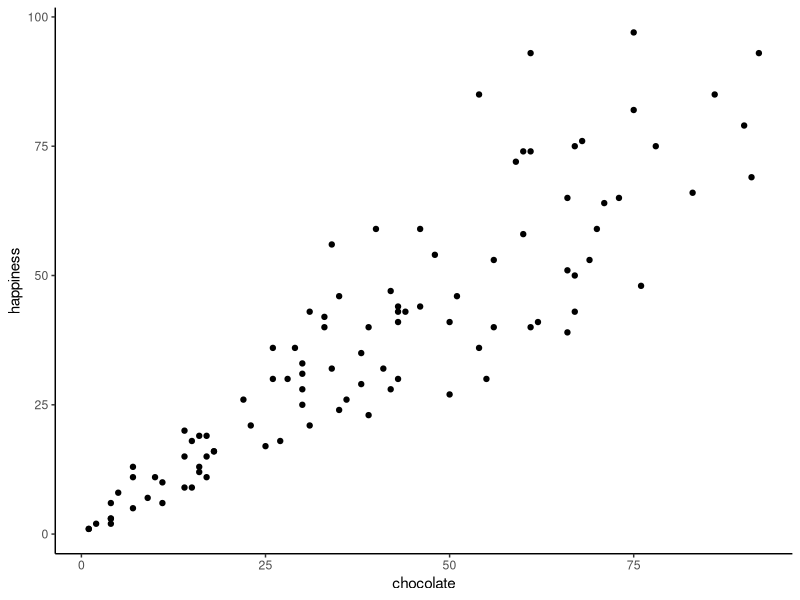
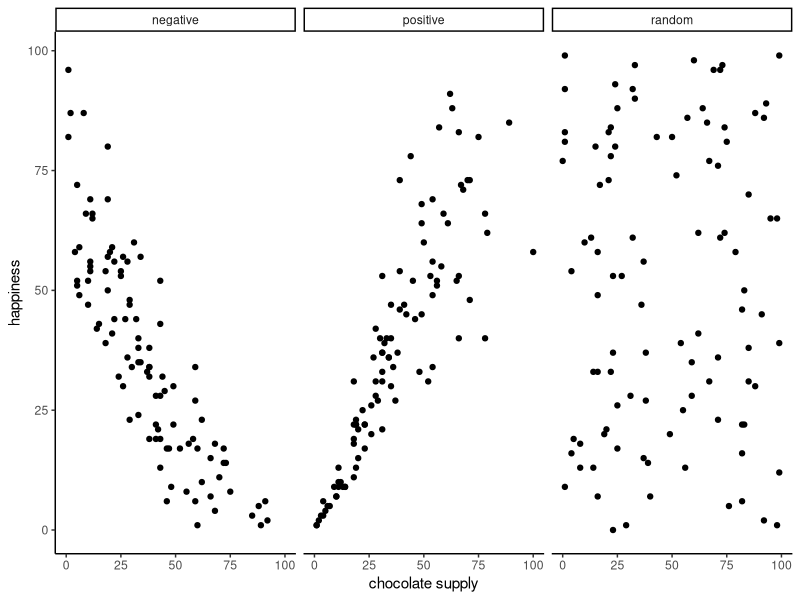
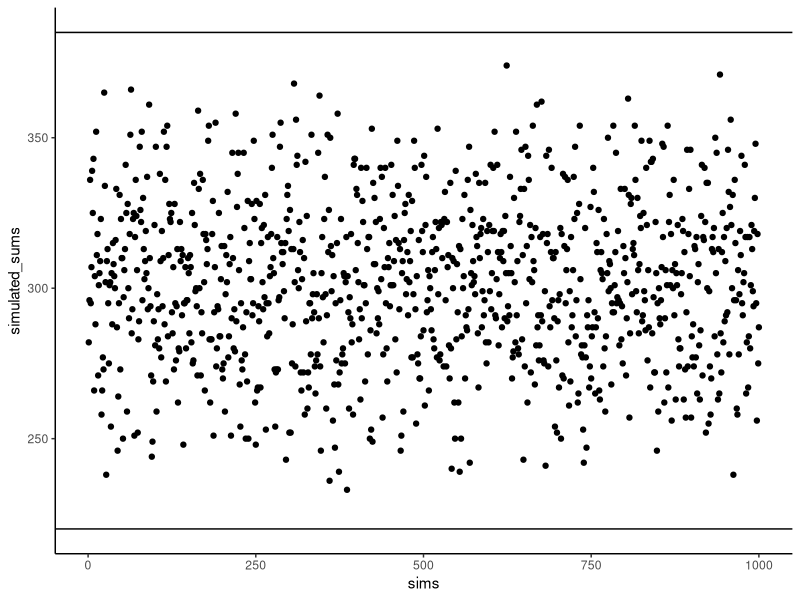
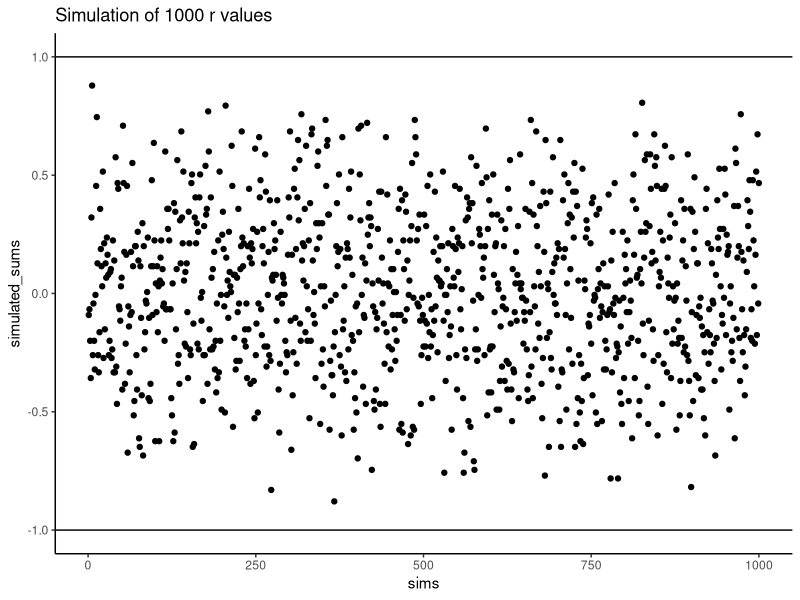
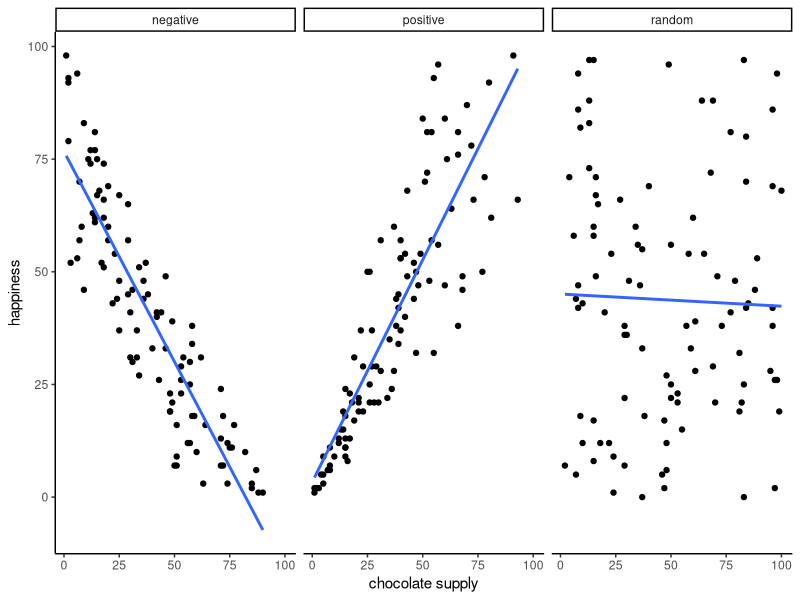
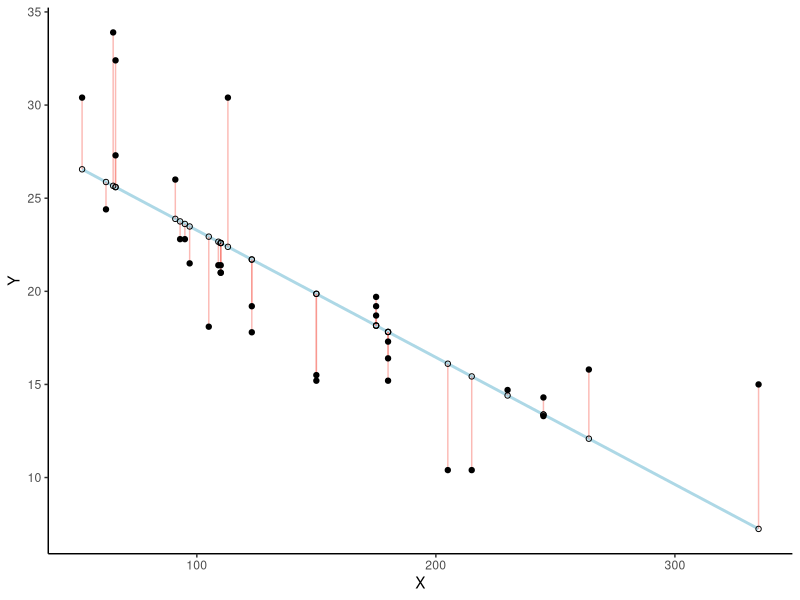
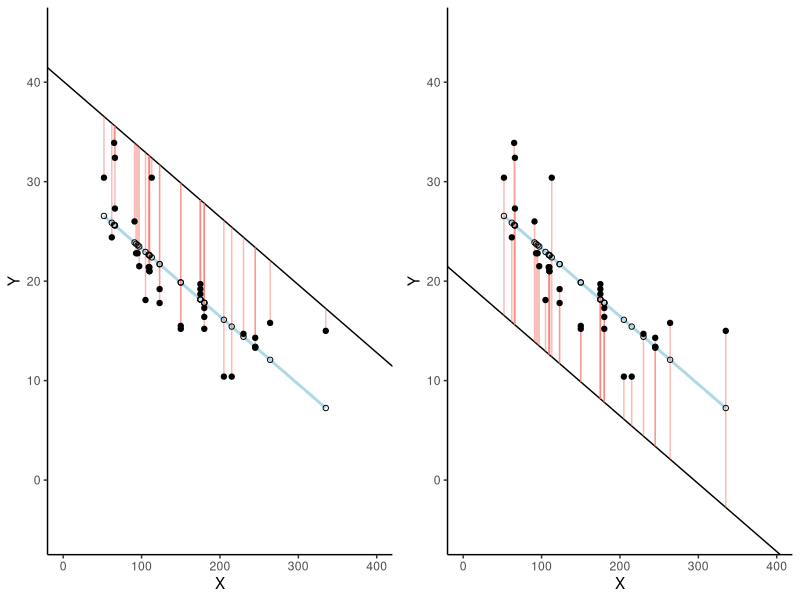
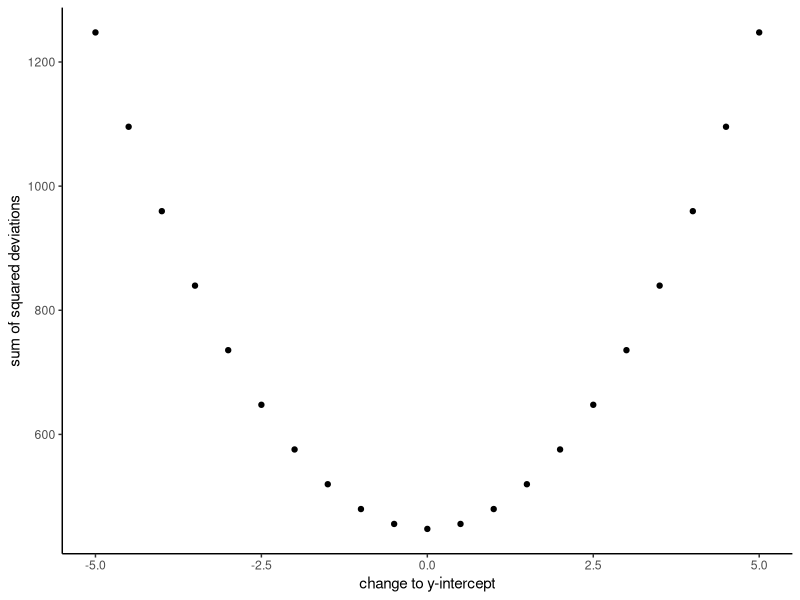

Source code (R) for these figures, in order: (Note: this script raises an error after producing the figures.)
## ---- chunk 1
subject<-1:100
chocolate<-round(1:100*runif(100,.5,1))
happiness<-round(1:100*runif(100,.5,1))

the_df_CC<-data.frame(subject,chocolate,happiness)


the_df_short<-the_df_CC[1:10,]

knitr::kable(the_df_short)
## ---- chunk 2
library(ggplot2)
ggplot(the_df_CC,aes(x=chocolate,y=happiness))+
  geom_point()+
  theme_classic()


## ---- chunk 3

subject_x<-1:100
chocolate_x<-round(1:100*runif(100,.5,1))
happiness_x<-round(1:100*runif(100,.5,1))

df_positive<-data.frame(subject_x,chocolate_x,happiness_x)

subject_x<-1:100
chocolate_x<-round(1:100*runif(100,.5,1))
happiness_x<-round(100:1*runif(100,.5,1))

df_negative<-data.frame(subject_x,chocolate_x,happiness_x)

subject_x<-1:100
chocolate_x<-round(runif(100,0,100))
happiness_x<-round(runif(100,0,100))

df_random<-data.frame(subject_x,chocolate_x,happiness_x)

all_data<-rbind(df_positive,df_negative,df_random)
all_data<-cbind(all_data,correlation=rep(c("positive","negative","random"),each=100))

ggplot(all_data,aes(x=chocolate_x,y=happiness_x))+
  geom_point()+
  theme_classic()+
  facet_wrap(~correlation)+
  xlab("chocolate supply")+
  ylab("happiness")

## ---- chunk 4
library(dplyr)

the_df_short <- the_df_short %>%
  rbind(c("Sums",colSums(the_df_short[1:10,2:3]))) %>%
  rbind(c("Means",colMeans(the_df_short[1:10,2:3])))
knitr::kable(the_df_short)

## ---- chunk 5
the_df_temp<-data.frame(subject,chocolate,happiness,Chocolate_X_Happiness=chocolate*happiness)

the_df_short<-the_df_temp[1:10,]

the_df_short <- the_df_short %>%
  rbind(c("Sums",colSums(the_df_short[1:10,2:4]))) %>%
  rbind(c("Means",colMeans(the_df_short[1:10,2:4])))
knitr::kable(the_df_short)

## ---- chunk 6
the_df_short<-data.frame(scores=1:10,X=1:10, Y=1:10, A=1:10, B=10:1, XY = 1:10*1:10, AB=1:10*10:1)

the_df_short <- the_df_short %>%
  rbind(c("Sums",colSums(the_df_short[1:10,2:7]))) %>%
  rbind(c("Means",colMeans(the_df_short[1:10,2:7])))
knitr::kable(the_df_short)
## ---- chunk 7
simulated_sums<-length(0)
for(sim in 1:1000){
X<-sample(1:10)
Y<-sample(1:10)
simulated_sums[sim]<-sum(X*Y)
}
sim_df<-data.frame(sims=1:1000,simulated_sums)
ggplot(sim_df,aes(x=sims,y=simulated_sums))+
  geom_point()+
  theme_classic()+
  geom_hline(yintercept = 385)+
  geom_hline(yintercept = 220)

## ---- chunk 8
the_df<-the_df_CC

the_df_short<-the_df[1:10,]

the_df_short<-cbind(the_df_short,
                    C_d = round((chocolate[1:10]-mean(chocolate[1:10])),digits=2),
                    H_d = round((happiness[1:10]-mean(happiness[1:10])),digits=2),
                    Cd_x_Hd = round(((chocolate[1:10]-mean(chocolate[1:10]))* (happiness[1:10]-mean(happiness[1:10]))),digits=2))

the_df_short <- the_df_short %>%
  rbind(c("Sums",round(colSums(the_df_short[1:10,2:6])),digits=2)) %>%
  rbind(c("Means",round(colMeans(the_df_short[1:10,2:6])),digits=2))

knitr::kable(the_df_short)

## ---- chunk 9
simulated_sums <- length(0)
for(sim in 1:1000){
  X <- sample(1:10)
  Y <- sample(1:10)
  simulated_sums[sim] <- cor(X,Y)
}

sim_df <- data.frame(sims=1:1000,simulated_sums)

ggplot(sim_df, aes(x = sims, y = simulated_sums))+
  geom_point()+
  theme_classic()+
  geom_hline(yintercept = -1)+
  geom_hline(yintercept = 1)+
  ggtitle("Simulation of 1000 r values")

## ---- chunk 10

subject_x<-1:100
chocolate_x<-round(1:100*runif(100,.5,1))
happiness_x<-round(1:100*runif(100,.5,1))

df_positive<-data.frame(subject_x,chocolate_x,happiness_x)

subject_x<-1:100
chocolate_x<-round(1:100*runif(100,.5,1))
happiness_x<-round(100:1*runif(100,.5,1))

df_negative<-data.frame(subject_x,chocolate_x,happiness_x)

subject_x<-1:100
chocolate_x<-round(runif(100,0,100))
happiness_x<-round(runif(100,0,100))

df_random<-data.frame(subject_x,chocolate_x,happiness_x)

all_data<-rbind(df_positive,df_negative,df_random)
all_data<-cbind(all_data,correlation=rep(c("positive","negative","random"),each=100))

ggplot(all_data,aes(x=chocolate_x,y=happiness_x))+
  geom_point()+
  theme_classic()+
  geom_smooth(method="lm",se=F)+
  facet_wrap(~correlation)+
  xlab("chocolate supply")+
  ylab("happiness")

## ---- chunk 11
d <- mtcars
fit <- lm(mpg ~ hp, data = d)
d$predicted <- predict(fit)   # Save the predicted values
d$residuals <- residuals(fit) # Save the residual values

ggplot(d, aes(x = hp, y = mpg)) +
  geom_smooth(method = "lm", se = FALSE, color = "lightblue") +  # Plot regression slope
  geom_segment(aes(xend = hp, yend = predicted, color="red"), alpha = .5) +  # alpha to fade lines
  geom_point() +
  geom_point(aes(y = predicted), shape = 1) +
  theme_classic()+
  theme(legend.position="none")+
  xlab("X")+ylab("Y")

# Quick look at the actual, predicted, and residual values
#library(dplyr)
#d %>% select(mpg, predicted, residuals) %>% head()

## ---- chunk 12
coefs<-coef(lm(mpg ~ hp, data = mtcars))
coefs[1]
coefs[2]

up<-ggplot(d, aes(x = hp, y = mpg)) +
  geom_smooth(method = "lm", se = FALSE, color = "lightblue") +  
  geom_abline(intercept = coefs[1]+10, slope = coefs[2])+
  lims(x = c(0,400), y = c(-5,45))+
  geom_segment(aes(xend = hp, yend = predicted+10, color="red"), alpha = .5) + 
  geom_point() +
  geom_point(aes(y = predicted), shape = 1) +
  theme_classic()+
  theme(legend.position="none")+
  xlab("X")+ylab("Y")

down<-ggplot(d, aes(x = hp, y = mpg)) +
  geom_smooth(method = "lm", se = FALSE, color = "lightblue") +  
  geom_abline(intercept = coefs[1]-10, slope = coefs[2])+
  lims(x = c(0,400), y = c(-5,45))+
  geom_segment(aes(xend = hp, yend = predicted-10, color="red"), alpha = .5) + 
  geom_point() +
  geom_point(aes(y = predicted), shape = 1) +
  theme_classic()+
  theme(legend.position="none")+
  xlab("X")+ylab("Y")
library(ggpubr)
ggarrange(up,down, 
          ncol = 2, nrow = 1)


## ---- chunk 13
x<-d$hp
move_line<-seq(-5,5,.5)
total_error<-c(length(move_line))
cnt<-0
for(i in move_line){
  cnt<-cnt+1
  predicted_y <- coefs[2]*x + coefs[1]+i
  error_y <- (predicted_y-d$mpg)^2
  total_error[cnt]<-sum(error_y)
}
df<-data.frame(move_line,total_error)
ggplot(df,aes(x=move_line,y=total_error))+
  geom_point()+
  theme_classic()+
  ylab("sum of squared deviations")+
  xlab("change to y-intercept")

## ---- chunk 14
ggplot()+
  geom_abline(slope=1,intercept=5,color="blue")+
  geom_abline(slope=-1, intercept=15, color="red")+
  lims(x = c(1,20), y = c(0,20))+
  theme_classic()

## ---- chunk 15
scores<-c(1,2,3,4,5,6,7)
x<-c(1,4,3,6,5,7,8)
y<-c(2,5,1,8,6,8,9)
x_squared<-x^2
y_squared<-y^2
xy<-x*y

all_df<-data.frame(scores,x,y,x_squared,y_squared,xy)

all_df <- all_df %>%
  rbind(c("Sums",colSums(all_df[1:7,2:6]))) 

slope=((sum(y)*sum(x_squared))-(sum(x)*sum(xy)))/((7*sum(x_squared))-sum(x)^2)
intercept=(7*sum(xy)-sum(x)*sum(y))/(7*sum(x_squared)-sum(x)^2)

knitr::kable(all_df)

## ---- chunk 16
plot_df<-data.frame(x,y)

ggplot(plot_df,aes(x=x,y=y))+
  geom_point()+
  geom_smooth(method="lm")+
  theme_classic()

coef(lm(x~y,plot_df))

## ---- chunk 17

Ball<-1:10
North_pole<-round(round(runif(10,1,10)))
South_pole<-round(round(runif(10,1,10)))

the_df_balls<-data.frame(Ball,North_pole,South_pole)

#the_df_balls <- the_df_balls %>%
#  rbind(c("Sums",colSums(the_df_balls[1:10,2:3]))) %>%
#  rbind(c("Means",colMeans(the_df_balls[1:10,2:3])))
knitr::kable(the_df_balls)

## ---- chunk 18
simulated_correlations <- length(0)
for(sim in 1:1000){
  North_pole <- runif(10,1,10)
  South_pole <- runif(10,1,10)
  simulated_correlations[sim] <- cor(North_pole,South_pole)
}

sim_df <- data.frame(sims=1:1000,simulated_correlations)

ggplot(sim_df, aes(x = sims, y = simulated_correlations))+
  geom_point()+
  theme_classic()+
  geom_hline(yintercept = -1)+
  geom_hline(yintercept = 1)+
  ggtitle("Simulation of 1000 r values")
## ---- chunk 19

subject_x<-1:100
chocolate_x<-round(1:100*runif(100,.5,1))
happiness_x<-round(1:100*runif(100,.5,1))

df_positive<-data.frame(subject_x,chocolate_x,happiness_x)

subject_x<-1:100
chocolate_x<-round(1:100*runif(100,.5,1))
happiness_x<-round(100:1*runif(100,.5,1))

df_negative<-data.frame(subject_x,chocolate_x,happiness_x)

subject_x<-1:100
chocolate_x<-round(runif(100,0,100))
happiness_x<-round(runif(100,0,100))

df_random<-data.frame(subject_x,chocolate_x,happiness_x)

all_data<-rbind(df_positive,df_negative,df_random)
all_data<-cbind(all_data,correlation=rep(c("positive","negative","random"),each=100))

ggplot(all_data,aes(x=chocolate_x,y=happiness_x))+
  geom_point()+
  geom_smooth(method=lm,se=FALSE)+
  theme_classic()+
  facet_wrap(~correlation)+
  xlab("chocolate supply")+
  ylab("happiness")

## ---- chunk 20
library(gganimate)

all_df<-data.frame()
for(sim in 1:10){
  North_pole <- runif(10,1,10)
  South_pole <- runif(10,1,10)
  t_df<-data.frame(simulation=rep(sim,10),
                                  North_pole,
                                  South_pole)
  all_df<-rbind(all_df,t_df)
}


ggplot(all_df,aes(x=North_pole,y=South_pole))+
  geom_point()+
  geom_smooth(method=lm, se=FALSE)+
  theme_classic()+
  ggtitle("Pseudo correlations from two random variables")+
  transition_states(
    simulation,
    transition_length = 2,
    state_length = 1
  )+enter_fade() + 
  exit_shrink() +
  ease_aes('sine-in-out')
  
## ---- chunk 21
hist(simulated_correlations,breaks=seq(-1,1,.1))
## ---- chunk 22
all_df<-data.frame()
for(s_size in  c(10,50,100,1000)){
  simulated_correlations <- length(0)
  for(sim in 1:1000){
    North_pole <- runif(s_size,1,10)
    South_pole <- runif(s_size,1,10)
    simulated_correlations[sim] <- cor(North_pole,South_pole)
  }
sim_df <- data.frame(sample_size=rep(s_size,1000),sims=1:1000,simulated_correlations)
all_df<-rbind(all_df,sim_df)
}


ggplot(all_df,aes(x=simulated_correlations))+
  geom_histogram()+
  facet_wrap(~sample_size)+
  theme_classic()

## ---- chunk 23
knitr::include_graphics(path="gifs/corUnifFourNs-1.gif")
## ---- chunk 24
knitr::include_graphics(path="gifs/corNormFourNs-1.gif")
## ---- chunk 25
library(MASS)
r<-.7

proportional_permute<-function(x,prop){
  indices<-seq(1:length(x))
  s_indices<-sample(indices)
  n_shuffle<-round(length(x)*prop)
  switch<-sample(indices)
  x[s_indices[1:n_shuffle]]<-x[switch[1:n_shuffle]]
  return(x)
}

all_df<-data.frame()
for(sim in 1:10){
  for(samples in c(10,50,100,1000)){
    #data <- mvrnorm(n=samples, mu=c(0, 0), Sigma=matrix(c(1, r, r, 1), nrow=2), empirical=TRUE)
    #North_pole <- data[, 1]  # standard normal (mu=0, sd=1)
    #South_pole <- data[, 2] 
    
    North_pole <- runif(samples,1,10)
    South_pole <- proportional_permute(North_pole,.5)+runif(samples,-5,5)

    t_df<-data.frame(nsize=rep(samples,samples),
                   simulation=rep(sim,samples),
                                  North_pole,
                                  South_pole)
  all_df<-rbind(all_df,t_df)
  }
}

ggplot(all_df,aes(x=North_pole,y=South_pole))+
  geom_point()+
  geom_smooth(method=lm, se=FALSE)+
  theme_classic()+
  facet_wrap(~nsize)+
  transition_states(
    simulation,
    transition_length = 2,
    state_length = 1
  )+enter_fade() + 
  exit_shrink() +
  ease_aes('sine-in-out')
  
